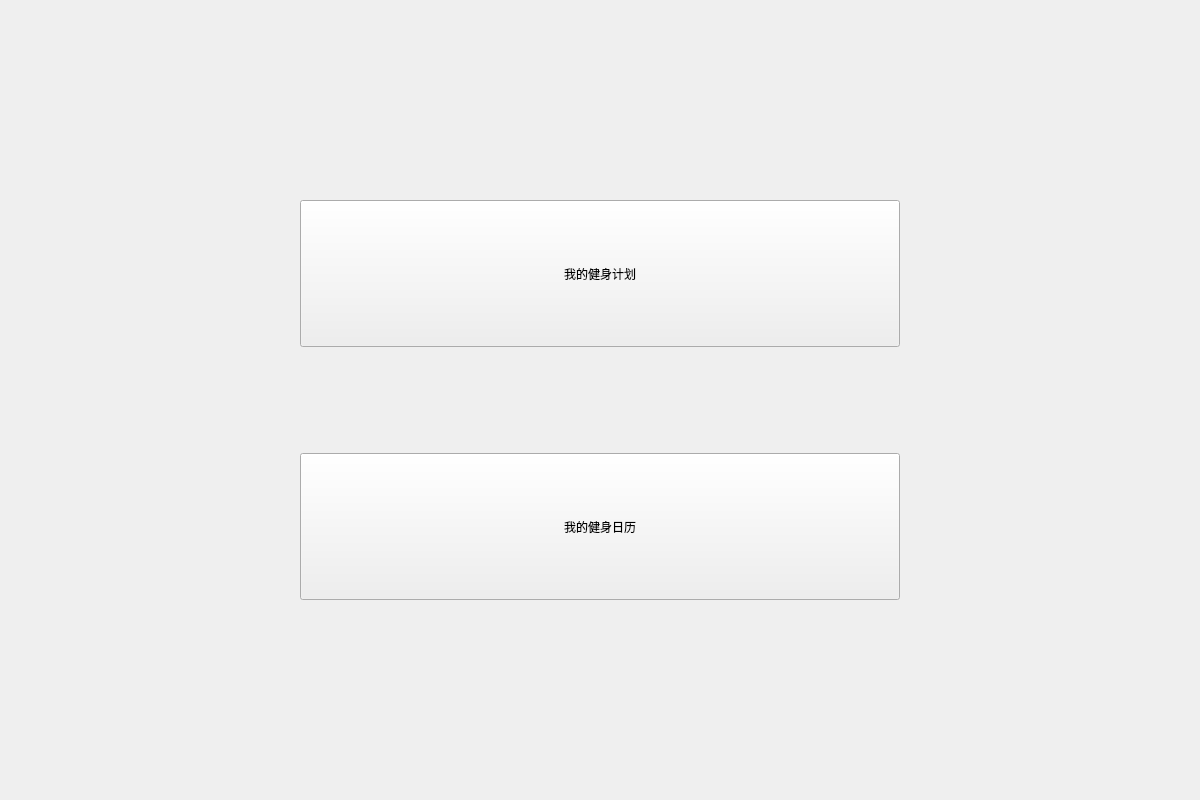
<?xml version="1.0" encoding="UTF-8"?>
<ui version="4.0">
 <class>FitPlan</class>
 <widget class="QWidget" name="FitPlan">
  <property name="geometry">
   <rect>
    <x>0</x>
    <y>0</y>
    <width>1200</width>
    <height>800</height>
   </rect>
  </property>
  <property name="windowTitle">
   <string>Form</string>
  </property>
  <widget class="QStackedWidget" name="stackedWidget">
   <property name="geometry">
    <rect>
     <x>0</x>
     <y>0</y>
     <width>1200</width>
     <height>800</height>
    </rect>
   </property>
   <property name="sizePolicy">
    <sizepolicy hsizetype="Fixed" vsizetype="Fixed">
     <horstretch>0</horstretch>
     <verstretch>0</verstretch>
    </sizepolicy>
   </property>
   <widget class="QWidget" name="page1">
    <widget class="QWidget" name="widget" native="true">
     <property name="geometry">
      <rect>
       <x>300</x>
       <y>200</y>
       <width>600</width>
       <height>400</height>
      </rect>
     </property>
     <property name="sizePolicy">
      <sizepolicy hsizetype="Fixed" vsizetype="Fixed">
       <horstretch>0</horstretch>
       <verstretch>0</verstretch>
      </sizepolicy>
     </property>
     <layout class="QVBoxLayout" name="verticalLayout">
      <item>
       <widget class="QPushButton" name="pushButton">
        <property name="sizePolicy">
         <sizepolicy hsizetype="Preferred" vsizetype="Preferred">
          <horstretch>0</horstretch>
          <verstretch>0</verstretch>
         </sizepolicy>
        </property>
        <property name="text">
         <string>我的健身计划</string>
        </property>
       </widget>
      </item>
      <item>
       <spacer name="verticalSpacer">
        <property name="orientation">
         <enum>Qt::Vertical</enum>
        </property>
        <property name="sizeType">
         <enum>QSizePolicy::Fixed</enum>
        </property>
        <property name="sizeHint" stdset="0">
         <size>
          <width>20</width>
          <height>100</height>
         </size>
        </property>
       </spacer>
      </item>
      <item>
       <widget class="QPushButton" name="pushButton_2">
        <property name="sizePolicy">
         <sizepolicy hsizetype="Preferred" vsizetype="Preferred">
          <horstretch>0</horstretch>
          <verstretch>0</verstretch>
         </sizepolicy>
        </property>
        <property name="text">
         <string>我的健身日历</string>
        </property>
       </widget>
      </item>
     </layout>
    </widget>
   </widget>
   <widget class="QWidget" name="page2">
    <widget class="QTabWidget" name="tabWidget">
     <property name="geometry">
      <rect>
       <x>0</x>
       <y>0</y>
       <width>900</width>
       <height>600</height>
      </rect>
     </property>
     <property name="sizePolicy">
      <sizepolicy hsizetype="Preferred" vsizetype="Preferred">
       <horstretch>0</horstretch>
       <verstretch>0</verstretch>
      </sizepolicy>
     </property>
     <property name="currentIndex">
      <number>2</number>
     </property>
     <widget class="FitPlanSP" name="tab">
      <attribute name="title">
       <string>Tab 1</string>
      </attribute>
     </widget>
     <widget class="FitPlanSP" name="tab_2">
      <attribute name="title">
       <string>Tab 2</string>
      </attribute>
     </widget>
     <widget class="FitPlanSP" name="tab_3">
      <attribute name="title">
       <string>页</string>
      </attribute>
     </widget>
    </widget>
    <widget class="QPushButton" name="pushButton_3">
     <property name="geometry">
      <rect>
       <x>10</x>
       <y>730</y>
       <width>111</width>
       <height>61</height>
      </rect>
     </property>
     <property name="text">
      <string>  返回</string>
     </property>
    </widget>
    <widget class="QPushButton" name="pushButton_4">
     <property name="geometry">
      <rect>
       <x>1070</x>
       <y>730</y>
       <width>121</width>
       <height>61</height>
      </rect>
     </property>
     <property name="text">
      <string>   保存</string>
     </property>
    </widget>
   </widget>
   <widget class="QWidget" name="page3">
    <widget class="QPushButton" name="pushButton_5">
     <property name="geometry">
      <rect>
       <x>100</x>
       <y>700</y>
       <width>100</width>
       <height>60</height>
      </rect>
     </property>
     <property name="text">
      <string> 返回</string>
     </property>
    </widget>
    <widget class="QTextEdit" name="textEdit">
     <property name="geometry">
      <rect>
       <x>100</x>
       <y>200</y>
       <width>1000</width>
       <height>400</height>
      </rect>
     </property>
     <property name="font">
      <font>
       <family>微软雅黑</family>
      </font>
     </property>
    </widget>
    <widget class="QPushButton" name="pushButton_6">
     <property name="geometry">
      <rect>
       <x>1000</x>
       <y>700</y>
       <width>100</width>
       <height>60</height>
      </rect>
     </property>
     <property name="text">
      <string> 保存</string>
     </property>
    </widget>
    <widget class="QWidget" name="widget_2" native="true">
     <property name="geometry">
      <rect>
       <x>100</x>
       <y>10</y>
       <width>411</width>
       <height>161</height>
      </rect>
     </property>
     <property name="sizePolicy">
      <sizepolicy hsizetype="Fixed" vsizetype="Fixed">
       <horstretch>0</horstretch>
       <verstretch>0</verstretch>
      </sizepolicy>
     </property>
     <property name="font">
      <font>
       <family>High Tower Text</family>
       <pointsize>24</pointsize>
      </font>
     </property>
     <layout class="QHBoxLayout" name="horizontalLayout">
      <item>
       <widget class="QLabel" name="label">
        <property name="text">
         <string/>
        </property>
       </widget>
      </item>
      <item>
       <widget class="QLabel" name="label_2">
        <property name="font">
         <font>
          <family>微软雅黑</family>
          <pointsize>20</pointsize>
          <weight>75</weight>
          <bold>true</bold>
         </font>
        </property>
        <property name="text">
         <string> 我的健身日记</string>
        </property>
       </widget>
      </item>
     </layout>
    </widget>
   </widget>
  </widget>
 </widget>
 <customwidgets>
  <customwidget>
   <class>FitPlanSP</class>
   <extends>QWidget</extends>
   <header location="global">fitplansp.h</header>
   <container>1</container>
  </customwidget>
 </customwidgets>
 <resources/>
 <connections/>
</ui>
